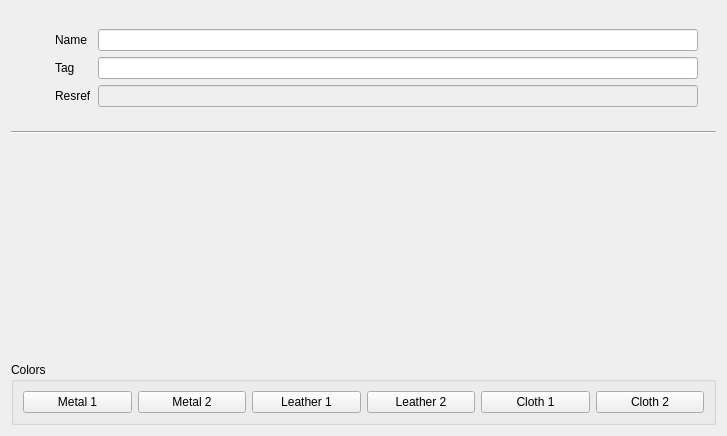
<?xml version="1.0" encoding="UTF-8"?>
<ui version="4.0">
 <class>ItemGeneralView</class>
 <widget class="QWidget" name="ItemGeneralView">
  <property name="geometry">
   <rect>
    <x>0</x>
    <y>0</y>
    <width>727</width>
    <height>436</height>
   </rect>
  </property>
  <property name="windowTitle">
   <string>Form</string>
  </property>
  <layout class="QVBoxLayout" name="verticalLayout">
   <item>
    <widget class="QWidget" name="widget_5" native="true">
     <property name="sizePolicy">
      <sizepolicy hsizetype="Preferred" vsizetype="Fixed">
       <horstretch>0</horstretch>
       <verstretch>0</verstretch>
      </sizepolicy>
     </property>
     <layout class="QHBoxLayout" name="horizontalLayout_4">
      <item>
       <widget class="QLabel" name="icon">
        <property name="text">
         <string/>
        </property>
       </widget>
      </item>
      <item>
       <widget class="QLabel" name="portrait">
        <property name="sizePolicy">
         <sizepolicy hsizetype="Preferred" vsizetype="Fixed">
          <horstretch>0</horstretch>
          <verstretch>0</verstretch>
         </sizepolicy>
        </property>
        <property name="text">
         <string/>
        </property>
       </widget>
      </item>
      <item>
       <widget class="QWidget" name="widget_2" native="true">
        <property name="sizePolicy">
         <sizepolicy hsizetype="Preferred" vsizetype="Fixed">
          <horstretch>0</horstretch>
          <verstretch>0</verstretch>
         </sizepolicy>
        </property>
        <layout class="QGridLayout" name="gridLayout">
         <item row="0" column="0">
          <widget class="QLabel" name="label">
           <property name="text">
            <string>Name</string>
           </property>
          </widget>
         </item>
         <item row="0" column="1">
          <widget class="StrrefLineEdit" name="name"/>
         </item>
         <item row="1" column="0">
          <widget class="QLabel" name="label_2">
           <property name="text">
            <string>Tag</string>
           </property>
          </widget>
         </item>
         <item row="1" column="1">
          <widget class="QLineEdit" name="tag"/>
         </item>
         <item row="2" column="0">
          <widget class="QLabel" name="label_3">
           <property name="text">
            <string>Resref</string>
           </property>
          </widget>
         </item>
         <item row="2" column="1">
          <widget class="QLineEdit" name="resref">
           <property name="enabled">
            <bool>false</bool>
           </property>
          </widget>
         </item>
        </layout>
       </widget>
      </item>
     </layout>
    </widget>
   </item>
   <item>
    <widget class="Line" name="line">
     <property name="orientation">
      <enum>Qt::Orientation::Horizontal</enum>
     </property>
    </widget>
   </item>
   <item>
    <widget class="QWidget" name="widget" native="true">
     <layout class="QHBoxLayout" name="horizontalLayout"/>
    </widget>
   </item>
   <item>
    <widget class="ItemPropView" name="properties" native="true">
     <property name="sizePolicy">
      <sizepolicy hsizetype="Preferred" vsizetype="Expanding">
       <horstretch>0</horstretch>
       <verstretch>0</verstretch>
      </sizepolicy>
     </property>
    </widget>
   </item>
   <item>
    <widget class="QGroupBox" name="colors">
     <property name="sizePolicy">
      <sizepolicy hsizetype="Preferred" vsizetype="Fixed">
       <horstretch>0</horstretch>
       <verstretch>0</verstretch>
      </sizepolicy>
     </property>
     <property name="title">
      <string>Colors</string>
     </property>
     <layout class="QHBoxLayout" name="horizontalLayout_5">
      <item>
       <widget class="QPushButton" name="metal_1">
        <property name="text">
         <string>Metal 1</string>
        </property>
       </widget>
      </item>
      <item>
       <widget class="QPushButton" name="metal_2">
        <property name="text">
         <string>Metal 2</string>
        </property>
       </widget>
      </item>
      <item>
       <widget class="QPushButton" name="leather_1">
        <property name="text">
         <string>Leather 1</string>
        </property>
       </widget>
      </item>
      <item>
       <widget class="QPushButton" name="leather_2">
        <property name="text">
         <string>Leather 2</string>
        </property>
       </widget>
      </item>
      <item>
       <widget class="QPushButton" name="cloth_1">
        <property name="text">
         <string>Cloth 1</string>
        </property>
       </widget>
      </item>
      <item>
       <widget class="QPushButton" name="cloth_2">
        <property name="text">
         <string>Cloth 2</string>
        </property>
       </widget>
      </item>
     </layout>
    </widget>
   </item>
  </layout>
 </widget>
 <customwidgets>
  <customwidget>
   <class>StrrefLineEdit</class>
   <extends>QLineEdit</extends>
   <header location="global">../strreflineedit.h</header>
  </customwidget>
  <customwidget>
   <class>ItemPropView</class>
   <extends>QWidget</extends>
   <header>itemview.h</header>
   <container>1</container>
  </customwidget>
 </customwidgets>
 <resources/>
 <connections/>
</ui>
